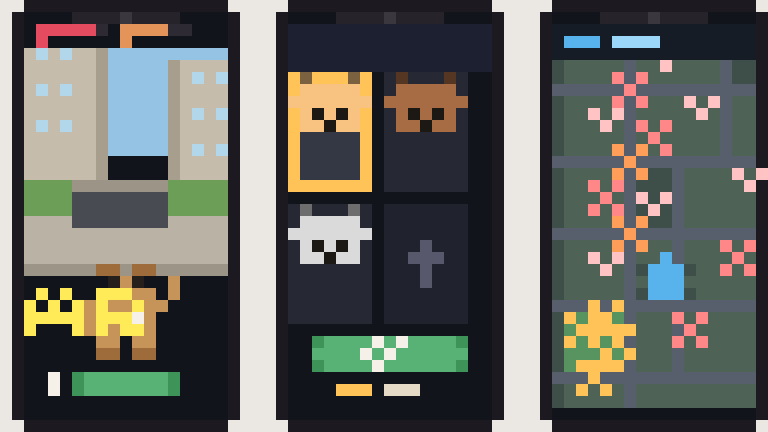

Write Python code to recreate this figure.
from PIL import Image, ImageDraw
import math, random

W, H, S = 64, 36, 12
img = Image.new('RGB', (W*S, H*S), (245, 243, 240))
draw = ImageDraw.Draw(img)

def sp(x, y, c):
    if 0<=x<W and 0<=y<H:
        draw.rectangle([x*S, y*S, x*S+S-1, y*S+S-1], fill=c)

def fl(y1, y2, x1, x2, c):
    for y in range(y1, y2+1):
        for x in range(x1, x2+1):
            sp(x, y, c)

def wr(y, x1, x2, c):
    for x in range(x1, x2+1): sp(x, y, c)

def wc(x, y1, y2, c):
    for y in range(y1, y2+1): sp(x, y, c)

# ── 背景 ──
fl(0, 35, 0, 63, (235, 232, 228))

# ── 三个手机框 ──
PHONE_BG   = (28, 26, 32)
SCREEN_BG  = (18, 20, 28)
PHONE_EDGE = (48, 45, 52)

def phone_frame(px1, py1, px2, py2):
    fl(py1, py2, px1, px2, PHONE_BG)
    # 圆角
    sp(px1, py1, (235,232,228)); sp(px2, py1, (235,232,228))
    sp(px1, py2, (235,232,228)); sp(px2, py2, (235,232,228))
    # 屏幕内区
    fl(py1+1, py2-1, px1+1, px2-1, SCREEN_BG)
    # 顶部刘海
    fl(py1+1, py1+1, px1+5, px2-5, (38,36,42))
    sp((px1+px2)//2, py1+1, (58,55,62))

# 手机1: x=1~19
phone_frame(1, 0, 19, 35)
# 手机2: x=23~41
phone_frame(23, 0, 41, 35)
# 手机3: x=45~63
phone_frame(45, 0, 63, 35)

# ══════════════════════════
# 手机1：AR 视角
# ══════════════════════════
# 街道背景
ASPHALT  = (72, 75, 82)
ASPHALT_L= (88, 92, 100)
SIDEWALK = (185, 178, 165)
GRASS    = (108, 158, 88)
SKY_AR   = (148, 195, 228)
BUILDING = (198, 188, 172)
BUILD_D  = (168, 158, 142)
WIN_AR   = (178, 215, 235)

# 天空
fl(2, 12, 2, 18, SKY_AR)
# 建筑左
fl(3, 14, 2, 7, BUILDING)
fl(3, 14, 8, 8, BUILD_D)
# 窗户
for wy in [4, 7, 10]:
    for wx in [3, 5]:
        sp(wx, wy, WIN_AR)
# 建筑右
fl(5, 14, 15, 18, BUILDING)
fl(5, 14, 14, 14, BUILD_D)
for wy in [6, 9, 12]:
    for wx in [16, 18]:
        sp(wx, wy, WIN_AR)
# 地面透视
fl(15, 22, 2, 18, SIDEWALK)
fl(15, 18, 6, 13, ASPHALT)
wr(15, 2, 18, (155,148,135))
wr(22, 2, 18, (155,148,135))
# 草地边缘
fl(15, 17, 2, 5, GRASS)
fl(15, 17, 14, 18, GRASS)

# 小柯基（底部中心）
DOG_O = (198, 148, 88)
DOG_D = (158, 108, 58)
DOG_W = (245, 240, 232)
DOG_N = (38, 32, 28)
_dx, _dy = 10, 26  # 狗中心
# 身体
fl(_dy-1, _dy+1, _dx-3, _dx+2, DOG_O)
# 头
fl(_dy-3, _dy-1, _dx-1, _dx+1, DOG_O)
sp(_dx-2, _dy-2, DOG_O); sp(_dx+2, _dy-2, DOG_O)
# 耳朵
sp(_dx-2, _dy-4, DOG_D); sp(_dx-1, _dy-4, DOG_D)
sp(_dx+1, _dy-4, DOG_D); sp(_dx+2, _dy-4, DOG_D)
# 眼睛
sp(_dx-1, _dy-3, DOG_N); sp(_dx+1, _dy-3, DOG_N)
# 鼻子
sp(_dx, _dy-2, DOG_N)
# 腿
sp(_dx-2, _dy+2, DOG_O); sp(_dx-1, _dy+2, DOG_O)
sp(_dx+1, _dy+2, DOG_O); sp(_dx+2, _dy+2, DOG_O)
sp(_dx-2, _dy+3, DOG_D); sp(_dx-1, _dy+3, DOG_D)
sp(_dx+1, _dy+3, DOG_D); sp(_dx+2, _dy+3, DOG_D)
# 尾巴
sp(_dx+3, _dy-1, DOG_O); sp(_dx+4, _dy-2, DOG_O); sp(_dx+4, _dy-3, DOG_O)
# 白肚皮
sp(_dx-1, _dy, DOG_W); sp(_dx, _dy, DOG_W); sp(_dx+1, _dy, DOG_W)

# AR UI 覆盖层
# 顶部状态栏
fl(2, 3, 2, 18, (18,20,28))
# 心情条
HRT = (228, 75, 95)
PAW = (228, 148, 88)
for hx in range(3, 9): sp(hx, 2, (45,42,52) if hx > 7 else HRT)
for px in range(10, 16): sp(px, 2, (45,42,52) if px > 13 else PAW)
sp(3, 3, HRT); sp(10, 3, PAW)
# 底部提示
fl(30, 33, 2, 18, (18,20,28))
BTN = (88, 178, 118)
fl(31, 32, 6, 14, BTN)
sp(6, 31, (62,148,88)); sp(14, 31, (62,148,88))
sp(6, 32, (62,148,88)); sp(14, 32, (62,148,88))
# 爪印图标 (小)
sp(4, 31, (245,240,232)); sp(4, 32, (245,240,232))

# 标签文字（像素点模拟）
# "AR" 两个像素字母
AR_C = (255, 235, 88)
# A
sp(3, 24, AR_C); sp(5, 24, AR_C)
sp(2, 25, AR_C); sp(4, 25, AR_C); sp(6, 25, AR_C)
sp(2, 26, AR_C); sp(3, 26, AR_C); sp(4, 26, AR_C); sp(5, 26, AR_C); sp(6, 26, AR_C)
sp(2, 27, AR_C); sp(6, 27, AR_C)
# R
sp(8, 24, AR_C); sp(9, 24, AR_C); sp(10, 24, AR_C)
sp(8, 25, AR_C); sp(11, 25, AR_C)
sp(8, 26, AR_C); sp(9, 26, AR_C); sp(10, 26, AR_C)
sp(8, 27, AR_C); sp(10, 27, AR_C); sp(11, 27, AR_C)

# ══════════════════════════
# 手机2：领养界面
# ══════════════════════════
# 顶部标题区
fl(2, 5, 24, 40, (28, 32, 48))
# 标题像素点
TC = (228, 218, 198)
# 三个狗牌卡片
CARD  = (38, 40, 52)
CARD_S= (52, 55, 68)  # selected
SEL   = (255, 195, 88)  # 选中边框色

cards = [(24, 6, 30, 15), (32, 6, 38, 15), (24, 17, 30, 26)]
labels = [(248,195,128), (168,108,68), (218,218,218)]  # 金毛/柴犬/萨摩
for i, (cx1, cy1, cx2, cy2) in enumerate(cards):
    c = CARD_S if i == 0 else CARD
    fl(cy1, cy2, cx1, cx2, c)
    if i == 0:  # 选中框
        wr(cy1, cx1, cx2, SEL); wr(cy2, cx1, cx2, SEL)
        wc(cx1, cy1, cy2, SEL); wc(cx2, cy1, cy2, SEL)
    # 狗狗头像（简化）
    dc = labels[i]
    _hdx, _hdy = (cx1+cx2)//2, (cy1+cy2)//2 - 1
    fl(_hdy-2, _hdy+1, _hdx-2, _hdx+2, dc)
    sp(_hdx-3, _hdy-1, dc); sp(_hdx+3, _hdy-1, dc)
    sp(_hdx-2, _hdy-3, (dc[0]//2, dc[1]//2, dc[2]//2))
    sp(_hdx+2, _hdy-3, (dc[0]//2, dc[1]//2, dc[2]//2))
    sp(_hdx-1, _hdy, (28,24,20)); sp(_hdx+1, _hdy, (28,24,20))
    sp(_hdx, _hdy+1, (28,24,20))

# 第4张空牌 + "?" (添加更多)
fl(17, 26, 32, 38, (32,34,45))
sp(35, 21, (88,88,108)); sp(35, 22, (88,88,108)); sp(35, 23, (88,88,108))
sp(34, 21, (88,88,108)); sp(36, 21, (88,88,108))
sp(35, 20, (88,88,108))

# 领养按钮
fl(28, 30, 26, 38, (88, 178, 118))
sp(26, 28, (62,148,88)); sp(38, 28, (62,148,88))
sp(26, 30, (62,148,88)); sp(38, 30, (62,148,88))
# 爪印
sp(30, 29, (245,240,232)); sp(31, 28, (245,240,232)); sp(32, 29, (245,240,232))
sp(31, 30, (245,240,232)); sp(33, 28, (245,240,232))

# 选中狗品种名(像素点装饰)
sp(28, 32, SEL); sp(29, 32, SEL); sp(30, 32, SEL)
sp(32, 32, TC); sp(33, 32, TC); sp(34, 32, TC)

# ══════════════════════════
# 手机3：地图印记
# ══════════════════════════
MAP_BG  = (62, 78, 72)
ROAD    = (88, 95, 108)
ROAD_L  = (108, 115, 128)
BLOCK   = (78, 98, 85)
PARK    = (88, 148, 95)

# 地图背景
fl(2, 33, 46, 62, MAP_BG)

# 道路网格
for rx in [48, 52, 56, 60]:
    wc(rx, 2, 33, ROAD)
for ry in [7, 13, 19, 25, 31]:
    wr(ry, 46, 62, ROAD)

# 街区填色
fl(3, 6, 47, 51, BLOCK)
fl(3, 6, 53, 59, BLOCK)
fl(8, 12, 47, 51, BLOCK)
fl(8, 12, 53, 59, BLOCK)
fl(8, 12, 61, 62, BLOCK)
fl(14, 18, 47, 51, BLOCK)
fl(14, 18, 57, 62, BLOCK)
fl(20, 24, 47, 51, BLOCK)
fl(20, 24, 53, 55, BLOCK)
fl(20, 24, 57, 62, BLOCK)
fl(26, 30, 47, 51, PARK)   # 公园
fl(26, 30, 53, 55, BLOCK)
fl(26, 30, 57, 62, BLOCK)
fl(32, 33, 47, 51, BLOCK)
fl(32, 33, 53, 62, BLOCK)

# 爪印标记（散布在道路上）
def paw(px, py, intensity):
    # 越深=越多狗来过
    base = max(30, 255 - intensity*60)
    c = (255, base, base) if intensity <= 2 else (255, 128+intensity*10, 88)
    if intensity >= 4: c = (255, 195, 88)  # 热点金色
    # 主掌
    sp(px, py, c)
    sp(px-1, py-1, c); sp(px+1, py-1, c)
    if intensity >= 2:
        sp(px-1, py+1, c); sp(px+1, py+1, c)

# 普通印记
paw(49, 4, 1); paw(55, 5, 1); paw(50, 10, 1)
paw(54, 11, 2); paw(58, 9, 1); paw(61, 4, 1)
paw(50, 16, 2); paw(54, 17, 1); paw(62, 15, 1)
paw(50, 22, 1); paw(61, 21, 2); paw(55, 23, 1)
paw(49, 28, 1); paw(57, 27, 2)
# 热点（公园，多狗聚集）
paw(48, 27, 5); paw(50, 29, 5); paw(49, 31, 4)
paw(51, 28, 4); paw(50, 26, 4)
# 路口热点
paw(52, 13, 3); paw(52, 19, 3); paw(52, 7, 2)

# 当前用户位置（蓝点）
USER_DOT = (88, 178, 235)
fl(22, 24, 54, 56, USER_DOT)
sp(53, 22, MAP_BG); sp(57, 22, MAP_BG)
sp(53, 24, MAP_BG); sp(57, 24, MAP_BG)
sp(55, 21, USER_DOT)  # 光晕顶

# 手机标题
fl(2, 4, 46, 62, (22, 28, 38))
for tx in [47,48,49]: sp(tx, 3, (88,178,235))
for tx in [51,52,53,54]: sp(tx, 3, (155,215,248))

img.save('pixel_pawprint.png')
print('Saved')
